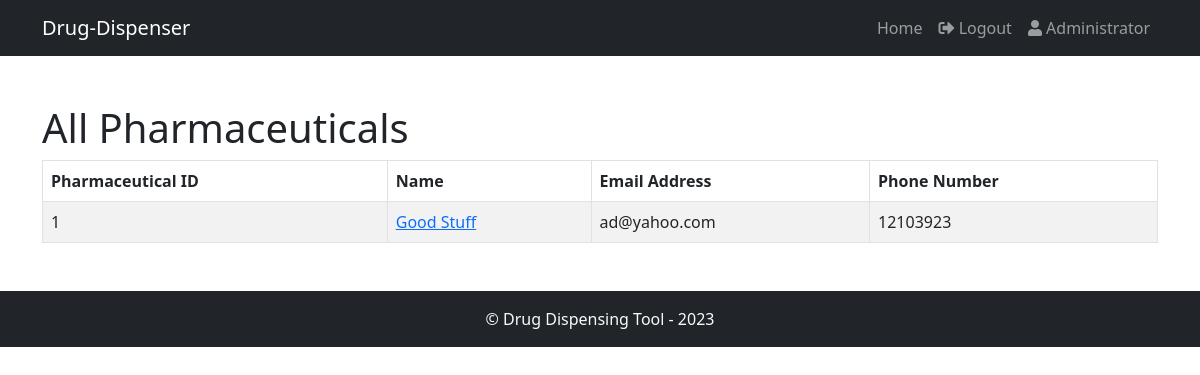
/records/display_pharmaceuticals.php (signed in), run on the app's committed database.
### tables this page shows
CREATE TABLE `pharmaceutical` (
  `pharmaceuticalId` int(11) NOT NULL,
  `name` varchar(100) NOT NULL,
  `emailAddress` varchar(100) NOT NULL,
  `phoneNumber` varchar(20) DEFAULT NULL
);

### records/display_pharmaceuticals.php (the view, shortened to what this page needs)
<?php
require_once('../database.php');
$pharmaceuticals = array();
$conn = new mysqli($host, $username, $databasePassword, $databaseName);
if ($conn->connect_error) {
	die("Connection failed: " . $conn->connect_error);
} else {
	$sql = "SELECT * FROM pharmaceutical";
	$result = $conn->query($sql);
	if ($result->num_rows > 0) {
		while ($row = $result->fetch_assoc()) {
			$pharmaceuticals[] = $row;
		}
	}
}
?>
<!DOCTYPE html>
<html lang="en">
<head>
    <link rel="stylesheet" href="https://cdnjs.cloudflare.com/ajax/libs/bootstrap/5.3.0/css/bootstrap.min.css">
</head>
<body>
<?php
include_once '../commons.php';
echo $header;
?>
    <div class="container mt-5">
	<h1>All Pharmaceuticals</h1>
	<table class="table table-bordered table-striped">
	    <thead>
		<tr>
		    <th>Pharmaceutical ID</th>
		    <th>Name</th>
		    <th>Email Address</th>
		    <th>Phone Number</th>
		</tr>
	    </thead>
	    <tbody>
		<?php foreach ($pharmaceuticals as $pharmaceutical) : ?>
		    <tr>
			<td><?= $pharmaceutical['pharmaceuticalId'] ?></td>
			<td><a href="../profiles/pharmaceutical_profile.php?pharmaceuticalId=<?= $pharmaceutical['pharmaceuticalId'] ?>"><?= $pharmaceutical['name'] ?></a></td>
			<td><?= $pharmaceutical['emailAddress'] ?></td>
			<td><?= $pharmaceutical['phoneNumber'] ?></td>
		    </tr>
		<?php endforeach; ?>
	    </tbody>
	</table>
    </div>
    <?php echo $footer; ?>
</body>
</html>

### data on the page
pharmaceutical: pharmaceuticalId "1", name "Good Stuff", emailAddress "ad@yahoo.com", phoneNumber "12103923"

### other printed values
$userDisplay "Administrator"
